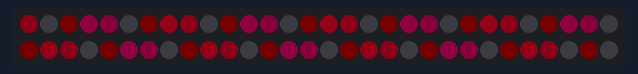
The sketch below on a simulated Arduino Uno, built with avr-gcc and run on an emulated ATmega328P. On the bench: 60 RGB LEDs in strip order, left to right, continuing on the next row. Dim RGB values are drawn brighter than linear.

Above: at 1.46 s.
At 5.72 s:
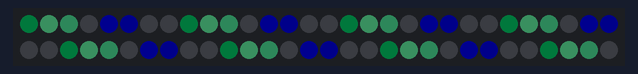
At 10.0 s:
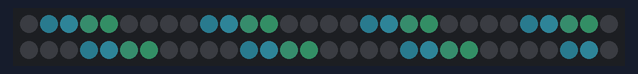
At 20.67 s:
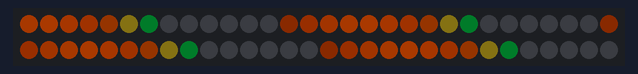
At 30.11 s:
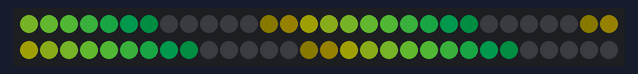
At 39.84 s:
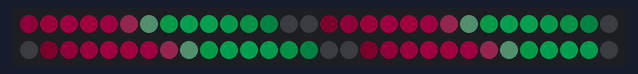

The sketch:

two_sin_pal_demo.ino
```cpp
/* two_sin_pal_demo
 *
 * By: Andrew Tuline
 *
 * Date: July, 2015
 *
 * Two moving waves of different colours, consisting of palettes. The cool thing about this routine is that there are lot of configurable items without requiring a lot of complex code.
 * It uses sine waves to create 'bars' and not lengthy/complex 'marching' code with nasty delay statements.
  *
 * With a few potentiometers or other inputs, you could change several values:
 *
 *  - Change the width of each wave
 *  - Change the speed
 *  - Change the direction
 *  - Change the overall frequency
 *  - Change the colour of each wave or even change the hue rotation speed.
 *  - You could even get real funky and have different frequencies and phase changes for the waves. Epilepsy alert!
 *
 * I've got codes that does this and it makes for an awesome interactive display for youth.
 *
 */

#include "FastLED.h"                                          // FastLED library. Please use the latest development version.

#define qsubd(x, b)  ((x>b)?b:0)                     // A digital unsigned subtraction macro. if result <0, then => 0. Otherwise, take on fixed value.
#define qsuba(x, b)  ((x>b)?x-b:0)                            // Unsigned subtraction macro. if result <0, then => 0

#if FASTLED_VERSION < 3001000
#error "Requires FastLED 3.1 or later; check github for latest code."
#endif


// Fixed definitions cannot change on the fly.
#define LED_DT 12                                             // Data pin to connect to the strip.
#define LED_CK 11                                             // Clock pin for WS2801 or APA102.
#define COLOR_ORDER BGR                                       // Are they GRB for WS2812 and BGR for APA102.
#define LED_TYPE APA102                                       // Using APA102, WS2812, WS2801. Don't forget to change LEDS.addLeds.
#define NUM_LEDS 60                                           // Number of LED's.


// Global variables can be changed on the fly.
uint8_t max_bright = 128;                                     // Overall brightness definition. It can be changed on the fly.

CRGB leds[NUM_LEDS];

unsigned long previousMillis;                                 // Store last time the strip was updated.


// Most of these variables can be mucked around with. Better yet, add some form of variable input or routine to change them on the fly. 1970's here I come. .

uint8_t thishue;                                              // You can change the starting hue value for the first wave.
uint8_t thathue;                                              // You can change the starting hue for other wave.
uint8_t thisrot;                                              // You can change how quickly the hue rotates for this wave. Currently 0.
uint8_t thatrot;                                              // You can change how quickly the hue rotates for the other wave. Currently 0.
uint8_t allsat;                                               // I like 'em fully saturated with colour.
uint8_t thisdir;
uint8_t thatdir;
uint8_t alldir;                                               // You can change direction.
int8_t thisspeed;                                             // You can change the speed.
int8_t thatspeed;                                             // You can change the speed.
uint8_t allfreq;                                              // You can change the frequency, thus overall width of bars.
int thisphase;                                                // Phase change value gets calculated.
int thatphase;                                                // Phase change value gets calculated.
uint8_t thiscutoff;                                           // You can change the cutoff value to display this wave. Lower value = longer wave.
uint8_t thatcutoff;                                           // You can change the cutoff value to display that wave. Lower value = longer wave.
int thisdelay;                                                // Standard delay. .
uint8_t fadeval;                                              // Use to fade the led's of course.

CRGBPalette16 thisPalette;
CRGBPalette16 thatPalette;
TBlendType    currentBlending;                                // NOBLEND or LINEARBLEND


void setup() {

  delay(1000);                                                // Power-up safety delay or something like that.
  Serial.begin(115200);

  FastLED.addLeds<LED_TYPE, LED_DT, LED_CK, COLOR_ORDER>(leds, NUM_LEDS);  // WS2801 and APA102
//  FastLED.addLeds<LED_TYPE, LED_DT, COLOR_ORDER>(leds, NUM_LEDS);       // WS2812

  FastLED.setBrightness(max_bright);
  set_max_power_in_volts_and_milliamps(5, 500);               // FastLED Power management set at 5V, 500mA.

  // Also, RainbowColors_p, RainbowStripeColors_p, OceanColors_p, CloudColors_p, LavaColors_p, ForestColors_p, and PartyColors_p
  thisPalette = RainbowColors_p;
  thatPalette = RainbowColors_p;
  currentBlending = LINEARBLEND;

  resetvars();                                                  // Initialize the variables

} // setup()


void loop() {

  ChangeMe();

  EVERY_N_MILLISECONDS(thisdelay) {
    two_sin();                                                // Routine is still delay based, but at least it's now a non-blocking day.
  }

  FastLED.show();

} // loop()


void two_sin() {

    thisdir ? thisphase += beatsin8(thisspeed, 2, 10) : thisphase -= beatsin8(thisspeed, 2, 10);
    thatdir ? thatphase += beatsin8(thisspeed, 2, 10) : thatphase -= beatsin8(thatspeed, 2, 10);
    thishue += thisrot;                                        // Hue rotation is fun for thiswave.
    thathue += thatrot;                                        // It's also fun for thatwave.

  for (int k=0; k<NUM_LEDS-1; k++) {
    int thisbright = qsuba(cubicwave8((k*allfreq)+thisphase), thiscutoff);      // qsub sets a minimum value called thiscutoff. If < thiscutoff, then bright = 0. Otherwise, bright = 128 (as defined in qsub)..
    int thatbright = qsuba(cubicwave8((k*allfreq)+128+thatphase), thatcutoff);  // This wave is 180 degrees out of phase (with the value of 128).

    leds[k] = ColorFromPalette(thisPalette, thishue, thisbright, currentBlending);
    leds[k] += ColorFromPalette(thatPalette, thathue, thatbright, currentBlending);
  }
     nscale8(leds,NUM_LEDS,fadeval);

} // two_sin()


// RainbowColors_p, RainbowStripeColors_p, OceanColors_p, CloudColors_p, ForestColors_p, and PartyColors_p.
void ChangeMe() {

  uint8_t secondHand = (millis() / 1000) % 60;                // Increase this if you want a longer demo.
  static uint8_t lastSecond = 99;                             // Static variable, means it's only defined once. This is our 'debounce' variable.

  if( lastSecond != secondHand) {
    lastSecond = secondHand;
    switch (secondHand) {
      case  0: thisrot = 1; thatrot = 1; thisPalette=PartyColors_p; thatPalette=PartyColors_p; break;
      case  5: thisrot = 0; thatdir = 1; thatspeed = -4; thisPalette=ForestColors_p; thatPalette=OceanColors_p; break;
      case 10: thatrot = 0; thisPalette=PartyColors_p; thatPalette=RainbowColors_p; break;
      case 15: allfreq = 16; thisdir = 1; thathue = 128; break;
      case 20: thiscutoff = 96; thatcutoff = 240; break;
      case 25: thiscutoff = 96; thatdir = 0; thatcutoff = 96; thisrot = 1; break;
      case 30: thisspeed= -4; thisdir = 0; thatspeed= -4; break;
      case 35: thiscutoff = 128; thatcutoff = 128; break;
      case 40: thisspeed = 3; break;
      case 45: thisspeed = 3; thatspeed = -3; break;
      case 50: thisspeed = 2; thatcutoff = 96; thiscutoff = 224; thatspeed = 3; break;
      case 55: resetvars(); break;
      case 60: break;
    }
  }

} // ChangeMe()


void resetvars() {                       // Reset the variable back to the beginning.

  thishue = 0;                          // You can change the starting hue value for the first wave.
  thathue = 140;                        // You can change the starting hue for other wave.
  thisrot = 1;                          // You can change how quickly the hue rotates for this wave. Currently 0.
  thatrot = 1;                          // You can change how quickly the hue rotates for the other wave. Currently 0.
  allsat = 255;                         // I like 'em fully saturated with colour.
  thisdir = 0;                          // Change the direction of the first wave.
  thatdir = 0;                          // Change the direction of the other wave.
  alldir = 0;                           // You can change direction.
  thisspeed = 4;                        // You can change the speed, and use negative values.
  thatspeed = 4;                        // You can change the speed, and use negative values.
  allfreq = 32;                         // You can change the frequency, thus overall width of bars.
  thisphase = 0;                        // Phase change value gets calculated.
  thatphase = 0;                        // Phase change value gets calculated.
  thiscutoff = 192;                     // You can change the cutoff value to display this wave. Lower value = longer wave.
  thatcutoff = 192;                     // You can change the cutoff value to display that wave. Lower value = longer wave.
  thisdelay = 10;                       // You can change the delay. Also you can change the allspeed variable above.
  fadeval = 192;                        // How quickly we fade.

} // resetvars()
```
